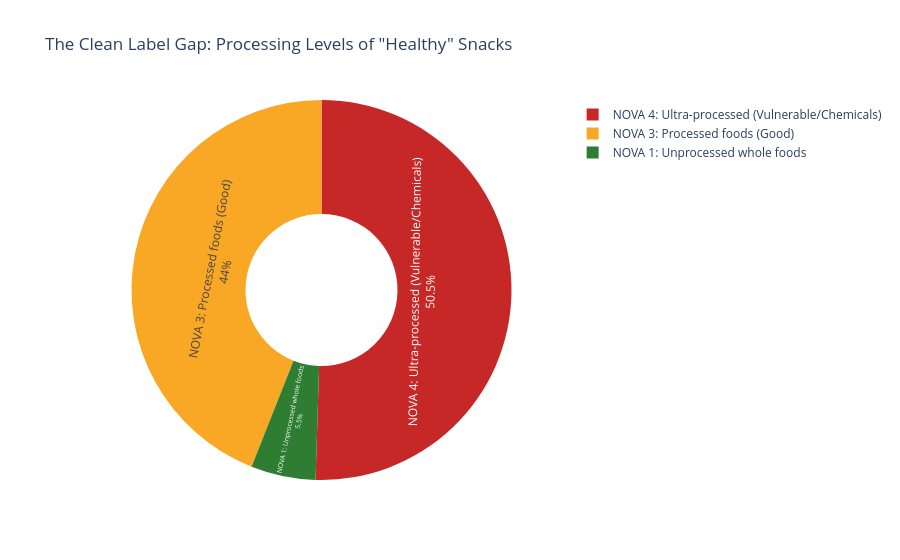

Notebook source saved alongside this figure:
### Markdown cell above
## Step 7: The \"Clean Label\" Vulnerability Index
Hitting macro-nutrient targets was the trend of the 2010s. The trend of the 2020s is \"Clean Label\" (minimally processed). 
Using the **NOVA Classification System** (1 = Unprocessed, 4 = Ultra-Processed/Chemicals), we analyze our \"Healthy\" competitors. If the competitors achieving the macros are entirely NOVA 4, our disruptive innovation is to launch a product that hits the macros using a NOVA 3 (Clean Label) recipe.

### Code cell
# ── User Story 6: The "Clean Label" Vulnerability Index ────────

import plotly.express as px

# We only care about products that survived our strict health filter
# (High Protein, Low Sugar, Nutri-Score A/B)
# But wait... are they actually "Clean"?

# Filter out rows where NOVA is missing
df_clean_label = df_healthy.dropna(subset=['nova_group']).copy()

# Add descriptive labels for the NOVA scores
nova_map = {
    1.0: 'NOVA 1: Unprocessed whole foods',
    2.0: 'NOVA 2: Processed culinary ingredients',
    3.0: 'NOVA 3: Processed foods (Good)',
    4.0: 'NOVA 4: Ultra-processed (Vulnerable/Chemicals)'
}
df_clean_label['nova_desc'] = df_clean_label['nova_group'].map(nova_map)

# Group to see the breakdown of processing levels in our "Healthy" snacks
nova_breakdown = (
    df_clean_label['nova_desc']
    .value_counts(normalize=True) 
    * 100
).round(1).reset_index()

nova_breakdown.columns = ['Processing Level', 'Percentage of "Healthy" Snacks']
nova_breakdown = nova_breakdown.sort_values(by='Processing Level')

print("The 'Clean Label' Vulnerability Index")
print("─────────────────────────────────────────────────────────────")
print("What percentage of our 'Healthy' competitors are actually Ultra-Processed?")
print(nova_breakdown.to_string(index=False))
print("\n")

# Let's chart it for visual impact!
fig_nova = px.pie(
    nova_breakdown, 
    values='Percentage of "Healthy" Snacks', 
    names='Processing Level',
    title='The Clean Label Gap: Processing Levels of "Healthy" Snacks',
    hole=0.4,
    color='Processing Level',
    color_discrete_map={
        'NOVA 1: Unprocessed whole foods': '#2E7D32',       # Dark Green
        'NOVA 2: Processed culinary ingredients': '#81C784', # Light Green
        'NOVA 3: Processed foods (Good)': '#F9A825',         # Yellow
        'NOVA 4: Ultra-processed (Vulnerable/Chemicals)': '#C62828' # Red
    }
)
fig_nova.update_traces(textposition='inside', textinfo='percent+label')
fig_nova.show()

### Figure 1 — Plotly figure (JSON) as saved in the notebook; plotly's stock layout.template omitted (floating-point values rounded to 4 significant figures)
{"data": [{"customdata": [["NOVA 1: Unprocessed whole foods"], ["NOVA 3: Processed foods (Good)"], ["NOVA 4: Ultra-processed (Vulnerable/Chemicals)"]], "domain": {"x": [0, 1], "y": [0, 1]}, "hole": 0.4, "hovertemplate": "Processing Level=%{customdata[0]}<br>Percentage of \"Healthy\" Snacks=%{value}<extra></extra>", "labels": ["NOVA 1: Unprocessed whole foods", "NOVA 3: Processed foods (Good)", "NOVA 4: Ultra-processed (Vulnerable/Chemicals)"], "legendgroup": "", "marker": {"colors": ["#2E7D32", "#F9A825", "#C62828"]}, "name": "", "showlegend": true, "textinfo": "percent+label", "textposition": "inside", "type": "pie", "values": [5.5, 44.0, 50.5]}], "layout": {"legend": {"tracegroupgap": 0}, "title": {"text": "The Clean Label Gap: Processing Levels of \"Healthy\" Snacks"}}}
